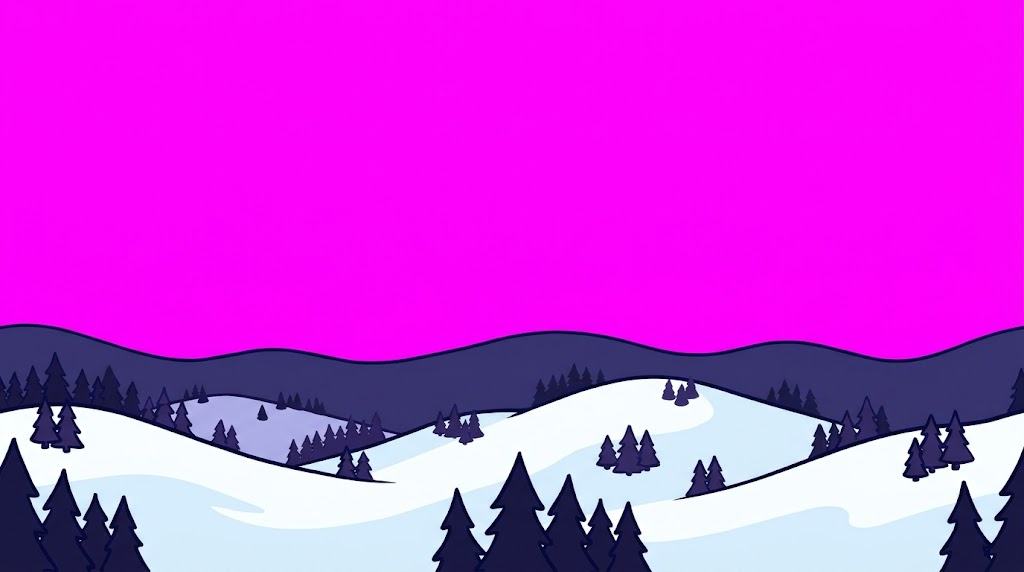
#> input picture tools/assets/agy-bg/aurora_night_hills_far_raw.png, 1024 x 572 px
$ python agy_bg_process.py agy-bg/aurora_night_hills_far_raw.png agy-bg/aurora_night_far.png
#> lines starting #> are read from the running program, lines starting #| are printed output that depends on the picture
"""agy 生的洋紅底遠景圖 → 去背、縮放、左右無縫的 1024×400 視差圖層。
用法: python tools/assets/agy_bg_process.py <src_far.png> <out.png>
"""
import sys
import numpy as np
from PIL import Image

W, H = 1024, 400

def process(src, dst):
#> called with src = 'agy-bg/aurora_night_hills_far_raw.png', dst = 'agy-bg/aurora_night_far.png'
    im = Image.open(src).convert('RGB')
#> im is the input picture: PIL image 1024x572 RGB; mean R, G, B 206.3, 57.5, 219.4
    a = np.asarray(im).astype(np.float32)
    # 洋紅程度：R、B 高且 G 低
    m = np.minimum(a[..., 0], a[..., 2]) - a[..., 1]
    alpha = 1 - np.clip((m - 60) / 100, 0, 1)
    # 去除邊緣粉紅溢色：把 R、B 壓到不超過 G 以上的合理值
    spill = np.clip((m - 20) / 100, 0, 1)[..., None]
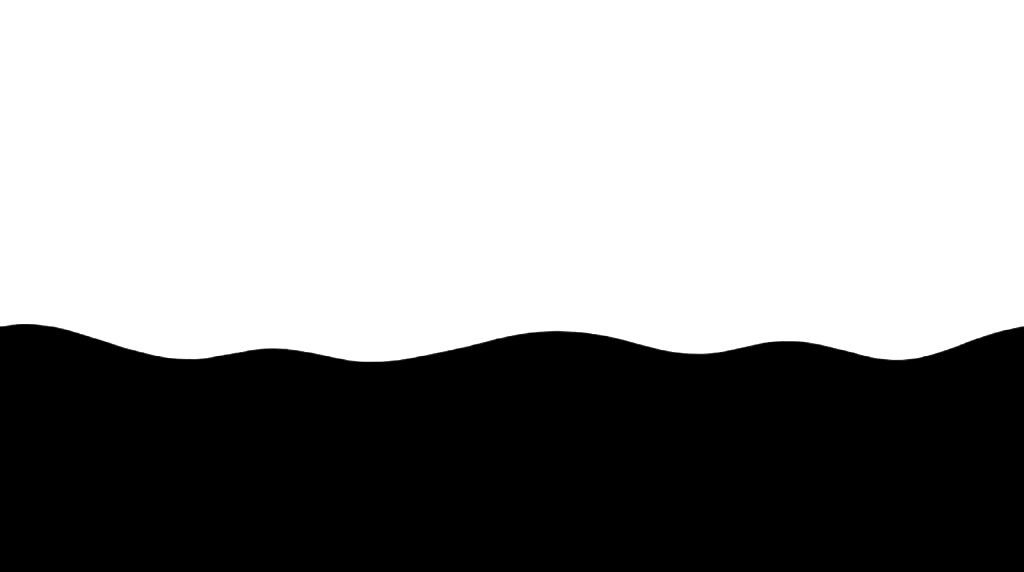
#> spill: shape (572, 1024, 1) float32; min 0, max 1, mean 0.605
    g = a[..., 1:2]
    a = a * (1 - spill) + np.concatenate([g, g, g], -1) * spill * 0.9
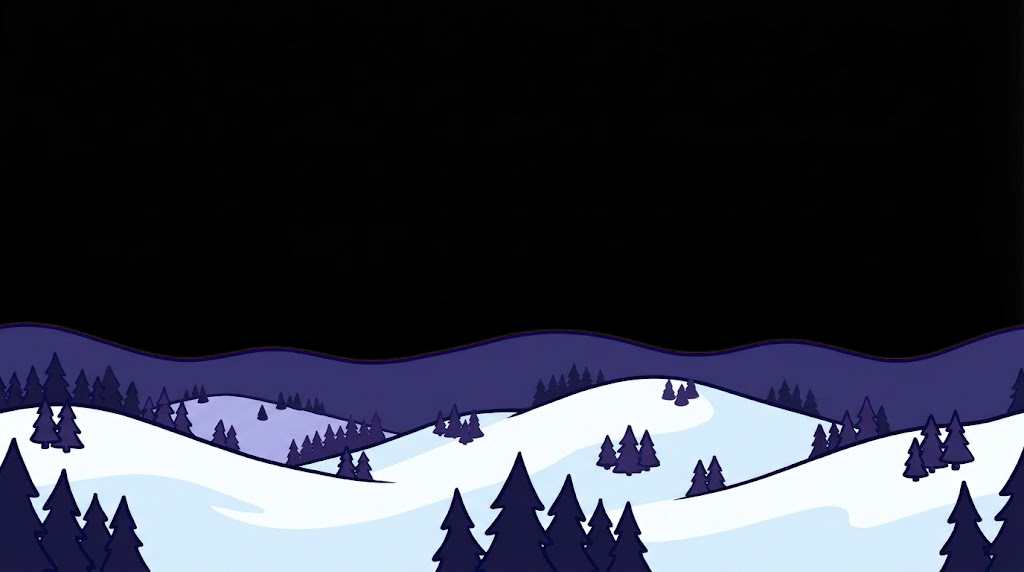
#> a: shape (572, 1024, 3) float32; mean R, G, B 55.3, 57.3, 69.4
    rgba = np.dstack([a, alpha * 255]).clip(0, 255).astype(np.uint8)
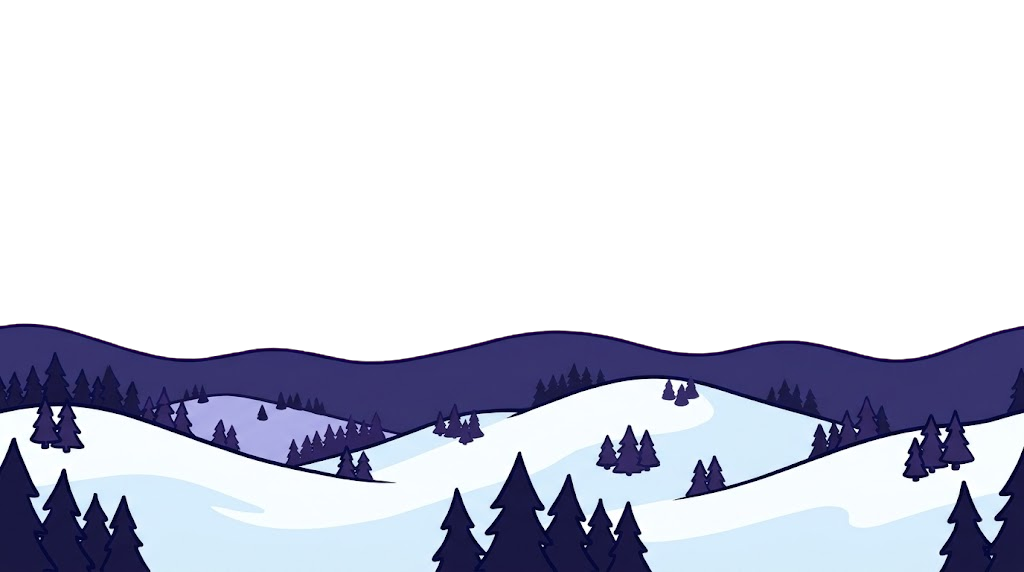
#> rgba: shape (572, 1024, 4); mean R, G, B, A 54.9, 56.9, 69, 100.9; transparent parts drawn white
    img = Image.fromarray(rgba, 'RGBA')
    bbox = img.getchannel('A').point(lambda v: 255 if v > 128 else 0).getbbox()
#> bbox = (0, 324, 1024, 572)
    img = img.crop((0, bbox[1], img.width, img.height))
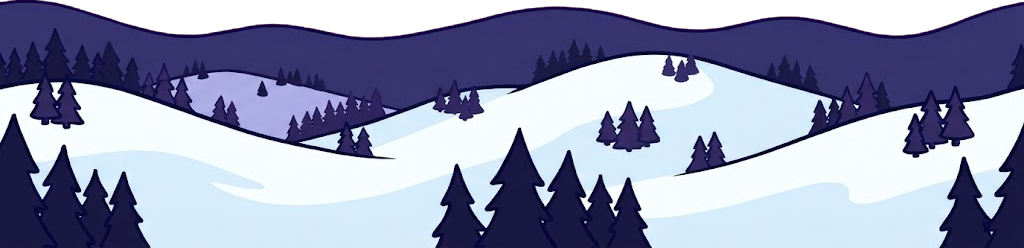
#> img: PIL image 1024x248 RGBA; mean R, G, B, A 125.2, 129.9, 157.8, 232.6; transparent parts drawn white
    # 取中央一段縮成半幅，再接左右翻轉的自己：頭尾必定相接，不會有疊影
    C = round(img.width * 0.66)
#> C = 676
    x0 = (img.width - C) // 2
#> x0 = 174
    img = img.crop((x0, 0, x0 + C, img.height))
#> img: PIL image 676x248 RGBA
    s = (W // 2) / img.width
#> s = 0.757
    img = img.resize((W // 2, round(img.height * s)), Image.LANCZOS)
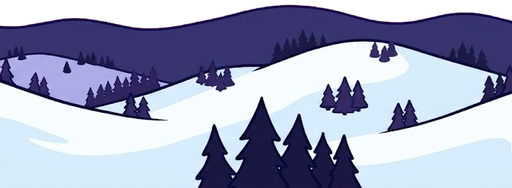
#> img: PIL image 512x188 RGBA; mean R, G, B, A 134.6, 140.3, 166.8, 230.8; transparent parts drawn white
    tile = np.concatenate([np.asarray(img), np.asarray(img)[:, ::-1]], axis=1)
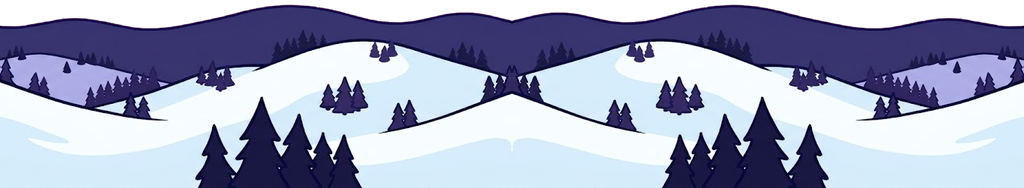
#> tile: shape (188, 1024, 4); mean R, G, B, A 134.6, 140.3, 166.8, 230.8; transparent parts drawn white
    out = Image.new('RGBA', (W, H), (0, 0, 0, 0))
#> out: PIL image 1024x400 RGBA; every value is 0
    h = min(tile.shape[0], H)
#> h = 188
    out.paste(Image.fromarray(tile[-h:], 'RGBA'), (0, H - h))
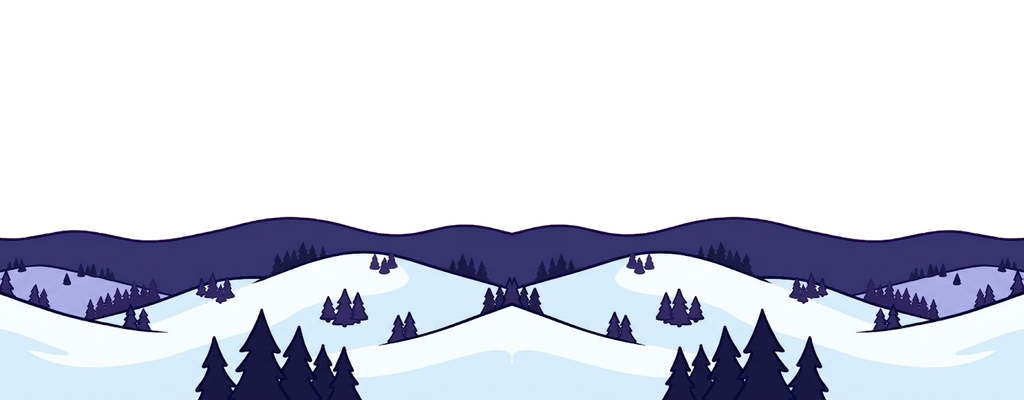
#> out: PIL image 1024x400 RGBA; mean R, G, B, A 63.2, 66, 78.4, 108.5; transparent parts drawn white
    out.save(dst)

if __name__ == '__main__':
    process(sys.argv[1], sys.argv[2])

$ run again, on tools/assets/agy-bg/aurora_night_far_v2.png
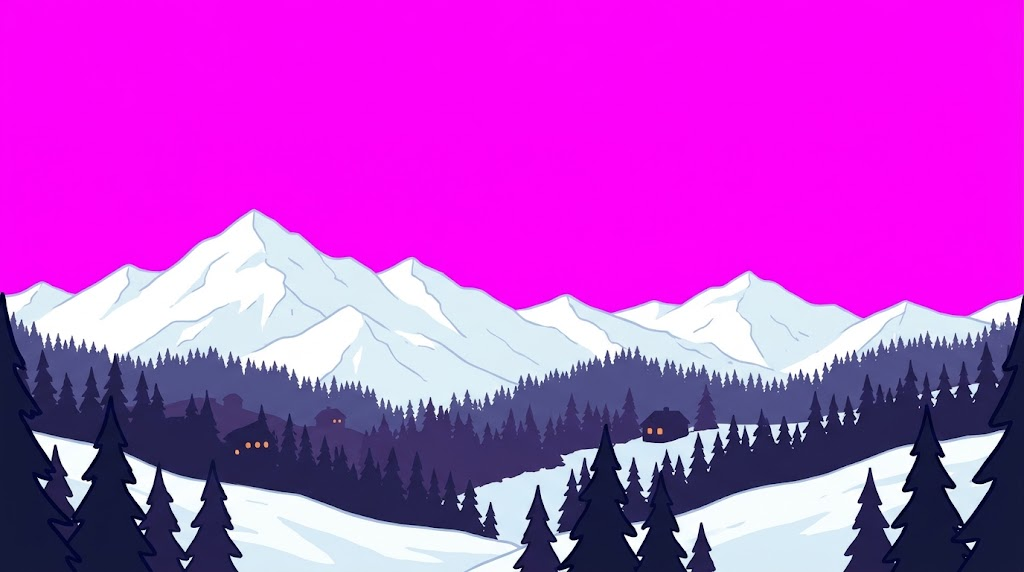
#> input picture tools/assets/agy-bg/aurora_night_far_v2.png, 1024 x 572 px
#> in process, im is the input picture: PIL image 1024x572 RGB; mean R, G, B 190.1, 68.4, 204.8
#> in process, `rgba = np.dstack([a, alpha * 255]).clip(0, 255).astype(np.uint8)`:
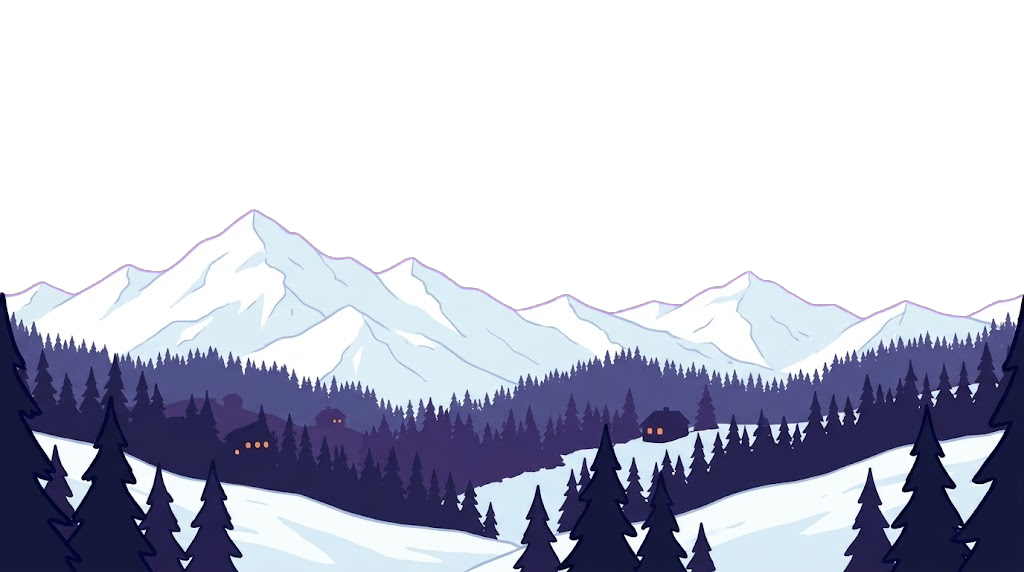
#> rgba: shape (572, 1024, 4); mean R, G, B, A 65.8, 67.9, 82.1, 128.9; transparent parts drawn white
#> bbox = (0, 210, 1024, 572)
#> in process, `out.paste(Image.fromarray(tile[-h:], 'RGBA'), (0, H - h))`:
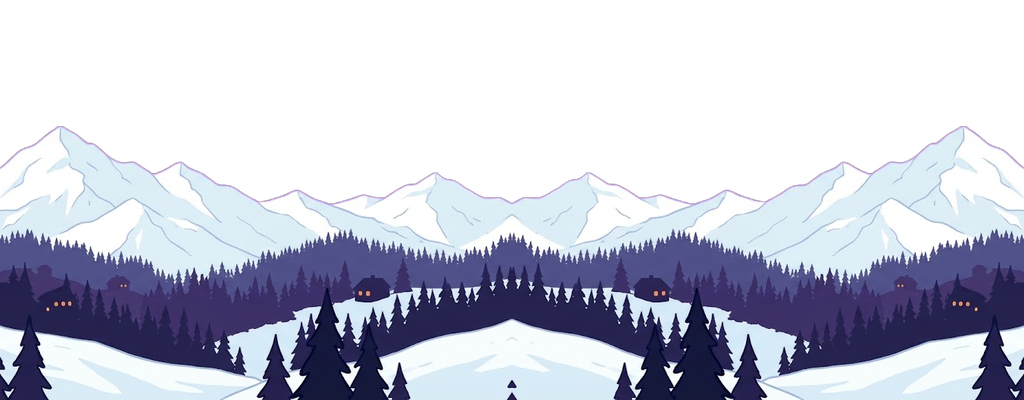
#> out: PIL image 1024x400 RGBA; mean R, G, B, A 83.6, 86.2, 100.8, 142.5; transparent parts drawn white
